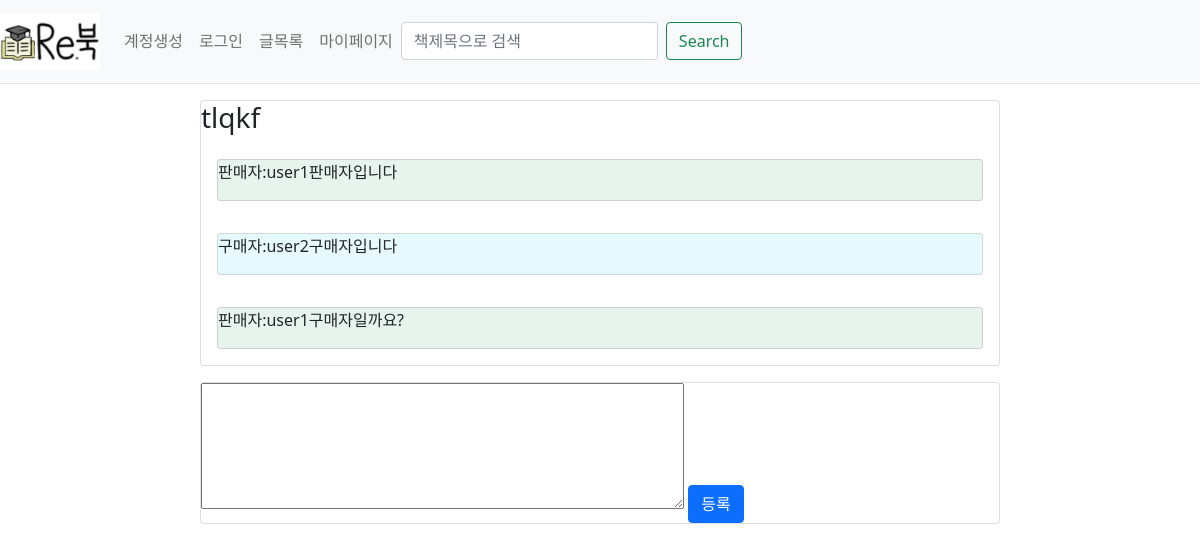
/mypage/reply/18, run on the app's committed database.
### webproject/models.py (models this page shows)
class Reply(db.Model): #댓글
    id = db.Column(db.Integer, primary_key=True)
    post_id = db.Column(db.Integer, db.ForeignKey('post.id', ondelete='CASCADE'))
    post = db.relationship('Post',backref=db.backref('reply_set')) # Post.reply_set 하면 답글에 접근 가능
    content = db.Column(db.Text(),nullable=False)
    create_date = db.Column(db.DateTime(), nullable=False)
    user_id = db.Column(db.Integer, db.ForeignKey('user.id', ondelete='CASCADE'), nullable=False)
    user = db.relationship('User', backref=db.backref('reply_set'))

class Re_reply(db.Model): #댓글
    id = db.Column(db.Integer, primary_key=True)
    reply_id = db.Column(db.Integer, db.ForeignKey('reply.id', ondelete='CASCADE'))
    reply = db.relationship('Reply',backref=db.backref('re_reply_set')) # Post.reply_set 하면 답글에 접근 가능
    content = db.Column(db.Text(),nullable=False)
    create_date = db.Column(db.DateTime(), nullable=False)
    user_id = db.Column(db.Integer, db.ForeignKey('user.id', ondelete='CASCADE'), nullable=False)
    user = db.relationship('User', backref=db.backref('re_reply_set'))

class User(db.Model):
    id = db.Column(db.Integer, primary_key =True)
    username = db.Column(db.String(150), unique=True, nullable=False)
    password = db.Column(db.String(200), nullable=False)
    email = db.Column(db.String(120), unique=True, nullable=False)

### webproject/views/mypage_views.py (the view)
@bp.route('/reply/<int:reply_id>')
def reply(reply_id):
    reply=Reply.query.get(reply_id)
    return render_template('mypage/mypage_reply.html', reply=reply)

### webproject/views/auth_views.py (called while the page is built)
@bp.before_app_request
def load_logged_in_user():
    user_id=session.get('user_id')
    if user_id is None:
        g.user = None
    else:
        g.user = User.query.get(user_id)

@bp.before_app_request
def load_logged_in_user():
    user_id=session.get('user_id')
    if user_id is None:
        g.user = None
    else:
        g.user = User.query.get(user_id)

### webproject/templates/mypage/mypage_reply.html
{% extends 'base.html' %}
{% block content%}
<div class="d-flex justify-content-center" >
    <div class="card mt-3" style="width:50em; " >
    <h3>{{reply.content}}</h3>
    {%for re_reply in reply.re_reply_set %}
        <div class="card-body">
            {%if re_reply.reply.post.user.username == re_reply.user.username %}
            <div class="card bg-success" style="--bs-bg-opacity: .1">
            <p>판매자:{{re_reply.user.username}}{{re_reply.content}}</p>
            </div>
            {% else %}
            <div class="card bg-info" style="--bs-bg-opacity: .1">
            <p>구매자:{{re_reply.user.username}}{{re_reply.content}}</p>
            </div>
            {%endif%}
        </div>
    {%endfor%}
    </div>
</div>
<div class="d-flex justify-content-center" >
  <div class="card mt-3 " style="width:50em; " >
    <form action="{{url_for('mypage.create',reply_id=reply.id)}}" method="post">
            <textarea name="content" id="content" rows="5" cols="50em" required></textarea>
            <button class="btn btn-primary" type="submit">등록</button>
    </form>
    </div>
</div>
{% endblock %}

### data on the page
Reply: content "tlqkf"
Re_reply: user.username "user1", content "판매자입니다"
Re_reply: user.username "user2", content "구매자입니다"
Re_reply: user.username "user1", content "구매자일까요?"
